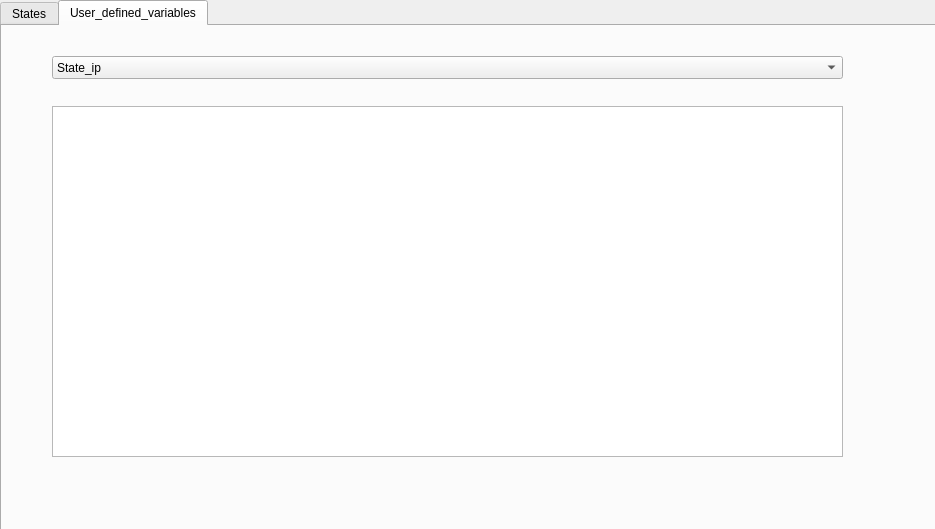
<?xml version="1.0" encoding="UTF-8"?>
<ui version="4.0">
 <class>States</class>
 <widget class="QWidget" name="States">
  <property name="geometry">
   <rect>
    <x>0</x>
    <y>0</y>
    <width>935</width>
    <height>529</height>
   </rect>
  </property>
  <property name="windowTitle">
   <string>States</string>
  </property>
  <widget class="QTabWidget" name="tabWidget">
   <property name="geometry">
    <rect>
     <x>0</x>
     <y>0</y>
     <width>941</width>
     <height>531</height>
    </rect>
   </property>
   <property name="currentIndex">
    <number>1</number>
   </property>
   <widget class="QWidget" name="States_1">
    <attribute name="title">
     <string>States</string>
    </attribute>
    <widget class="QLabel" name="label_17">
     <property name="geometry">
      <rect>
       <x>300</x>
       <y>420</y>
       <width>101</width>
       <height>16</height>
      </rect>
     </property>
     <property name="font">
      <font>
       <pointsize>11</pointsize>
      </font>
     </property>
     <property name="text">
      <string>Gripper: 1.0</string>
     </property>
    </widget>
    <widget class="QLabel" name="label_14">
     <property name="geometry">
      <rect>
       <x>300</x>
       <y>270</y>
       <width>101</width>
       <height>16</height>
      </rect>
     </property>
     <property name="font">
      <font>
       <pointsize>11</pointsize>
      </font>
     </property>
     <property name="text">
      <string>Roll: 1.0</string>
     </property>
    </widget>
    <widget class="QLabel" name="label_16">
     <property name="geometry">
      <rect>
       <x>300</x>
       <y>370</y>
       <width>101</width>
       <height>16</height>
      </rect>
     </property>
     <property name="font">
      <font>
       <pointsize>11</pointsize>
      </font>
     </property>
     <property name="text">
      <string>Pitch: 1.0</string>
     </property>
    </widget>
    <widget class="QLabel" name="label_2">
     <property name="geometry">
      <rect>
       <x>30</x>
       <y>80</y>
       <width>101</width>
       <height>16</height>
      </rect>
     </property>
     <property name="font">
      <font>
       <pointsize>14</pointsize>
      </font>
     </property>
     <property name="text">
      <string>Left Arm</string>
     </property>
    </widget>
    <widget class="QLabel" name="label_10">
     <property name="geometry">
      <rect>
       <x>30</x>
       <y>420</y>
       <width>101</width>
       <height>16</height>
      </rect>
     </property>
     <property name="font">
      <font>
       <pointsize>11</pointsize>
      </font>
     </property>
     <property name="text">
      <string>Gripper: 1.0</string>
     </property>
    </widget>
    <widget class="QLabel" name="label_11">
     <property name="geometry">
      <rect>
       <x>300</x>
       <y>120</y>
       <width>101</width>
       <height>16</height>
      </rect>
     </property>
     <property name="font">
      <font>
       <pointsize>11</pointsize>
      </font>
     </property>
     <property name="text">
      <string>Pos x: 10.0</string>
     </property>
    </widget>
    <widget class="QLabel" name="label">
     <property name="geometry">
      <rect>
       <x>30</x>
       <y>10</y>
       <width>211</width>
       <height>41</height>
      </rect>
     </property>
     <property name="font">
      <font>
       <pointsize>18</pointsize>
      </font>
     </property>
     <property name="text">
      <string>Current States</string>
     </property>
    </widget>
    <widget class="QLabel" name="label_5">
     <property name="geometry">
      <rect>
       <x>30</x>
       <y>170</y>
       <width>101</width>
       <height>16</height>
      </rect>
     </property>
     <property name="font">
      <font>
       <pointsize>11</pointsize>
      </font>
     </property>
     <property name="text">
      <string>Pos y: 10.0</string>
     </property>
    </widget>
    <widget class="QLabel" name="label_15">
     <property name="geometry">
      <rect>
       <x>300</x>
       <y>320</y>
       <width>101</width>
       <height>16</height>
      </rect>
     </property>
     <property name="font">
      <font>
       <pointsize>11</pointsize>
      </font>
     </property>
     <property name="text">
      <string>Yaw: 1.0</string>
     </property>
    </widget>
    <widget class="QLabel" name="label_12">
     <property name="geometry">
      <rect>
       <x>300</x>
       <y>170</y>
       <width>101</width>
       <height>16</height>
      </rect>
     </property>
     <property name="font">
      <font>
       <pointsize>11</pointsize>
      </font>
     </property>
     <property name="text">
      <string>Pos y: 10.0</string>
     </property>
    </widget>
    <widget class="QLabel" name="label_13">
     <property name="geometry">
      <rect>
       <x>300</x>
       <y>220</y>
       <width>101</width>
       <height>16</height>
      </rect>
     </property>
     <property name="font">
      <font>
       <pointsize>11</pointsize>
      </font>
     </property>
     <property name="text">
      <string>Pos z: 10.0</string>
     </property>
    </widget>
    <widget class="QLabel" name="label_6">
     <property name="geometry">
      <rect>
       <x>30</x>
       <y>220</y>
       <width>101</width>
       <height>16</height>
      </rect>
     </property>
     <property name="font">
      <font>
       <pointsize>11</pointsize>
      </font>
     </property>
     <property name="text">
      <string>Pos z: 10.0</string>
     </property>
    </widget>
    <widget class="QLabel" name="label_4">
     <property name="geometry">
      <rect>
       <x>30</x>
       <y>120</y>
       <width>101</width>
       <height>16</height>
      </rect>
     </property>
     <property name="font">
      <font>
       <pointsize>11</pointsize>
      </font>
     </property>
     <property name="text">
      <string>Pos x: 10.0</string>
     </property>
    </widget>
    <widget class="QLabel" name="label_7">
     <property name="geometry">
      <rect>
       <x>30</x>
       <y>270</y>
       <width>101</width>
       <height>16</height>
      </rect>
     </property>
     <property name="font">
      <font>
       <pointsize>11</pointsize>
      </font>
     </property>
     <property name="text">
      <string>Roll: 1.0</string>
     </property>
    </widget>
    <widget class="QLabel" name="label_8">
     <property name="geometry">
      <rect>
       <x>30</x>
       <y>320</y>
       <width>101</width>
       <height>16</height>
      </rect>
     </property>
     <property name="font">
      <font>
       <pointsize>11</pointsize>
      </font>
     </property>
     <property name="text">
      <string>Pitch: 1.0</string>
     </property>
    </widget>
    <widget class="QLabel" name="label_3">
     <property name="geometry">
      <rect>
       <x>300</x>
       <y>70</y>
       <width>101</width>
       <height>31</height>
      </rect>
     </property>
     <property name="font">
      <font>
       <pointsize>14</pointsize>
      </font>
     </property>
     <property name="text">
      <string>Right Arm</string>
     </property>
    </widget>
    <widget class="QLabel" name="label_9">
     <property name="geometry">
      <rect>
       <x>30</x>
       <y>370</y>
       <width>101</width>
       <height>16</height>
      </rect>
     </property>
     <property name="font">
      <font>
       <pointsize>11</pointsize>
      </font>
     </property>
     <property name="text">
      <string>Yaw: 1.0</string>
     </property>
    </widget>
    <widget class="QLabel" name="label_18">
     <property name="geometry">
      <rect>
       <x>440</x>
       <y>10</y>
       <width>211</width>
       <height>41</height>
      </rect>
     </property>
     <property name="font">
      <font>
       <pointsize>18</pointsize>
      </font>
     </property>
     <property name="text">
      <string>Saved States</string>
     </property>
    </widget>
    <widget class="QListView" name="listView">
     <property name="geometry">
      <rect>
       <x>440</x>
       <y>60</y>
       <width>481</width>
       <height>211</height>
      </rect>
     </property>
    </widget>
    <widget class="QPushButton" name="pushButton">
     <property name="geometry">
      <rect>
       <x>450</x>
       <y>290</y>
       <width>461</width>
       <height>41</height>
      </rect>
     </property>
     <property name="text">
      <string>Delete State</string>
     </property>
    </widget>
    <widget class="QPushButton" name="pushButton_2">
     <property name="geometry">
      <rect>
       <x>450</x>
       <y>360</y>
       <width>461</width>
       <height>41</height>
      </rect>
     </property>
     <property name="text">
      <string>Save State</string>
     </property>
    </widget>
    <widget class="QPushButton" name="pushButton_3">
     <property name="geometry">
      <rect>
       <x>450</x>
       <y>430</y>
       <width>461</width>
       <height>41</height>
      </rect>
     </property>
     <property name="text">
      <string>Add to Task Planner</string>
     </property>
    </widget>
   </widget>
   <widget class="QWidget" name="User_defined_variables">
    <attribute name="title">
     <string>User_defined_variables</string>
    </attribute>
    <widget class="QComboBox" name="comboBox">
     <property name="geometry">
      <rect>
       <x>50</x>
       <y>30</y>
       <width>791</width>
       <height>23</height>
      </rect>
     </property>
     <item>
      <property name="text">
       <string>State_ip</string>
      </property>
     </item>
     <item>
      <property name="text">
       <string>robot_name</string>
      </property>
     </item>
     <item>
      <property name="text">
       <string>Joint_State</string>
      </property>
     </item>
     <item>
      <property name="text">
       <string>End_Effector_Force</string>
      </property>
     </item>
     <item>
      <property name="text">
       <string>Hole_Select</string>
      </property>
     </item>
     <item>
      <property name="text">
       <string>App</string>
      </property>
     </item>
     <item>
      <property name="text">
       <string>Main_Window</string>
      </property>
     </item>
    </widget>
    <widget class="QListView" name="listView_2">
     <property name="geometry">
      <rect>
       <x>50</x>
       <y>80</y>
       <width>791</width>
       <height>351</height>
      </rect>
     </property>
    </widget>
   </widget>
  </widget>
 </widget>
 <resources/>
 <connections/>
</ui>
